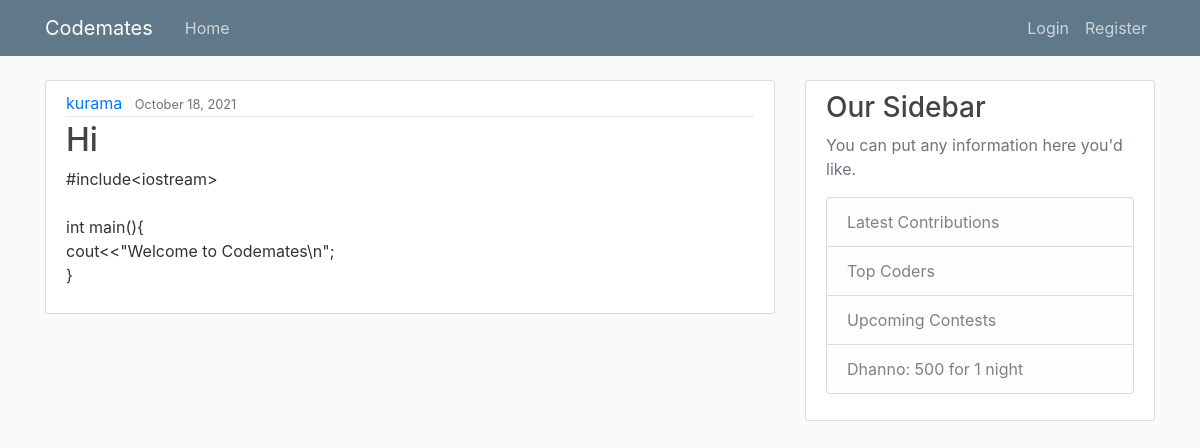
The app's page /codes/4/ with its own data.
### codes/models.py (models this page shows, shortened)
class Code(models.Model):
    title = models.CharField(max_length=100,default='#CODE')
    lang = models.CharField(max_length=6, choices=LANGUAGES, default='C++')
    content = models.TextField()
    date_posted = models.DateTimeField(default=timezone.now)
    author = models.ForeignKey(User, on_delete=models.CASCADE)

### codes/views.py (the view)
# urls.py: path('codes/<int:pk>/', CodeDetailView.as_view(), name='code-detail'),
class CodeDetailView(DetailView):
    model = Code

### codes/templates/codes/code_detail.html (shortened to what this page needs)
{% extends "codes/base.html" %}
{% block content %}
  <article class="media content-section">
    <div class="media-body">
      <div class="article-metadata">
        <a class="mr-2" href="#">{{ object.author }}</a>
        <small class="text-muted">{{ object.date_posted|date:"F d, Y" }}</small>
      </div>
      <h2 class="article-title">{{ object.title }}</h2>
      <p class="article-content">{{ object.content }}</p>
    </div>
  </article>
{% endblock content %}

### codes/static/codes/main.css (style rules this page uses)
body { background: #fafafa; color: #333333; margin-top: 5rem; }
h1, h2, h3, h4, h5, h6 { color: #444444; }
.content-section { background: #ffffff; padding: 10px 20px; border: 1px solid #dddddd; border-radius: 3px; margin-bottom: 20px; }
.article-title { color: #444444; }
.article-content { white-space: pre-line; }
.article-metadata { padding-bottom: 1px; margin-bottom: 4px; border-bottom: 1px solid #e3e3e3 }

### records on screen
Code: author "kurama", date_posted "October 18, 2021", title "Hi", content "#include<iostream> int main(){ cout<<\"Welcome to Codemates\\n\"; }"
